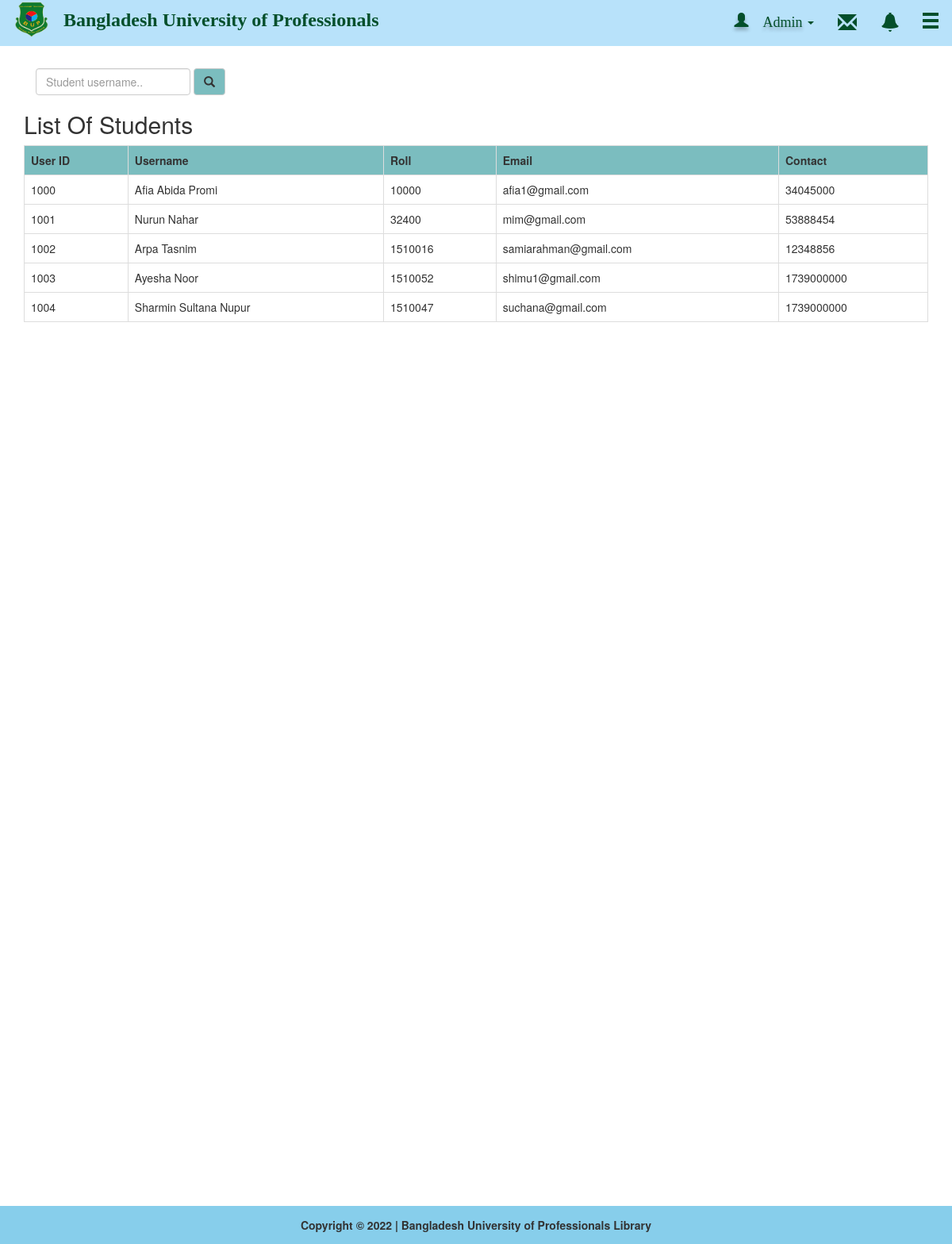
/student.php, run on the app's committed database.
### tables this page shows
CREATE TABLE  `student` (
`userid` int(100) NOT NULL AUTO_INCREMENT,
`usertype` varchar(100) NOT NULL,
`username` varchar(100) NOT NULL,
`password` varchar(100) NOT NULL,
 `roll` int(100) NOT NULL,
`email` varchar(100) NOT NULL,
`mobile` int(100) NOT NULL,
PRIMARY KEY (`userid`)
);

### student.php (the view, shortened to what this page needs)
<?php
  include "navbar1.php";
?>
<!DOCTYPE html>
<html>
<head>
    <link rel="stylesheet" href="https://maxcdn.bootstrapcdn.com/bootstrap/3.3.7/css/bootstrap.min.css">
    <link rel="stylesheet" href="userCss.css">
    <link rel="stylesheet" href="https://cdnjs.cloudflare.com/ajax/libs/font-awesome/6.2.0/css/all.min.css"
 />
</head>
<body>
    <div class="container">
        <div class="srch">
            <form class="navbar-form" method="post" name="form1">
                <input class="form-control" type="text" name="search" placeholder="Student username.." required="">
                <button style="background-color: #6db6b9e6;" type="submit" name="submit" class="btn btn-default">
                    <span class="glyphicon glyphicon-search"></span>
                </button>
            </form>
        </div>
        <h2>List Of Students</h2>
        <?php
		if(isset($_POST['submit']))
		{
			$q=mysqli_query($db,"SELECT userid,username,roll,email,mobile FROM `student` where username like '%$_POST[search]%' ");
			if(mysqli_num_rows($q)==0)
			{
				echo "Sorry! No student found with that username. Try searching again.";
			}
			else
			{
		echo "<table class='table table-bordered table-hover' >";
			echo "<tr style='background-color: #6db6b9e6;'>";
				echo "<th>"; echo "User ID";	echo "</th>";
				echo "<th>"; echo "Username";  echo "</th>";
				echo "<th>"; echo "Roll";  echo "</th>";
				echo "<th>"; echo "Email";  echo "</th>";
				echo "<th>"; echo "Contact";  echo "</th>";
			echo "</tr>";
			while($row=mysqli_fetch_assoc($q))
			{
				echo "<tr>";
				echo "<td>"; echo $row['userid']; echo "</td>";
				echo "<td>"; echo $row['username']; echo "</td>";
				echo "<td>"; echo $row['roll']; echo "</td>";
				echo "<td>"; echo $row['email']; echo "</td>";
				echo "<td>"; echo $row['mobile']; echo "</td>";
				echo "</tr>";
			}
		echo "</table>";
			}
		}
		else
		{
			$res=mysqli_query($db,"SELECT userid,username,roll,email,mobile FROM `student`;");
		echo "<table class='table table-bordered table-hover' >";
			echo "<tr style='background-color: #6db6b9e6;'>";
				echo "<th>"; echo "User ID";	echo "</th>";
				echo "<th>"; echo "Username";  echo "</th>";
				echo "<th>"; echo "Roll";  echo "</th>";
				echo "<th>"; echo "Email";  echo "</th>";
				echo "<th>"; echo "Contact";  echo "</th>";
			echo "</tr>";
			while($row=mysqli_fetch_assoc($res))
			{
				echo "<tr>";
				echo "<td>"; echo $row['userid']; echo "</td>";
				echo "<td>"; echo $row['username']; echo "</td>";
				echo "<td>"; echo $row['roll']; echo "</td>";
				echo "<td>"; echo $row['email']; echo "</td>";
				echo "<td>"; echo $row['mobile']; echo "</td>";
				echo "</tr>";
			}
		echo "</table>";
		}
	?>
    </div>
</body>
</html>

### data on the page
student: userid "1000", username "Afia Abida Promi", roll "10000", email "afia1@gmail.com", mobile "34045000"
student: userid "1001", username "Nurun Nahar", roll "32400", email "mim@gmail.com", mobile "53888454"
student: userid "1002", username "Arpa Tasnim", roll "1510016", email "samiarahman@gmail.com", mobile "12348856"
student: userid "1003", username "Ayesha Noor", roll "1510052", email "shimu1@gmail.com", mobile "1739000000"
student: userid "1004", username "Sharmin Sultana Nupur", roll "1510047", email "suchana@gmail.com", mobile "1739000000"
